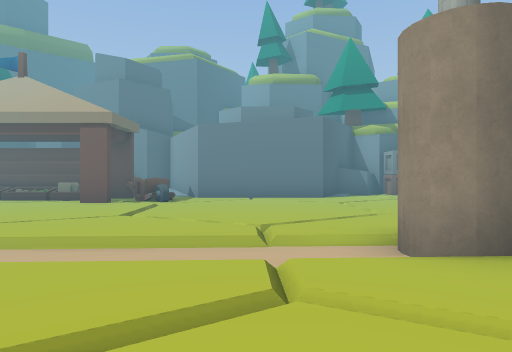
View 1 (above)

13 first-person views from a walk through a 3-D level made in the Unity game engine. The camera is 1.2 m above the floor, looks level and sees 75° across. The floor is counted in squares, 2 m on a side. Each view is taken from the middle of a square. On the plan, view 1 faces up. The plan holds only what a view shows up to about 10 squares ahead; the rest is blank. The place goes on beyond the plan. The player character is not drawn. Some surface patterns are stand-ins.

View 2
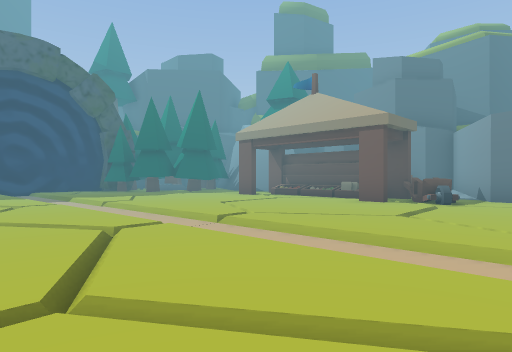

View 3
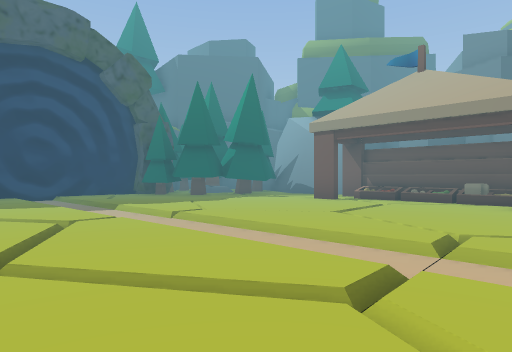

View 4
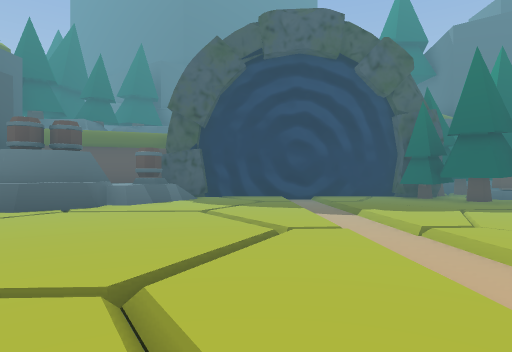

View 5
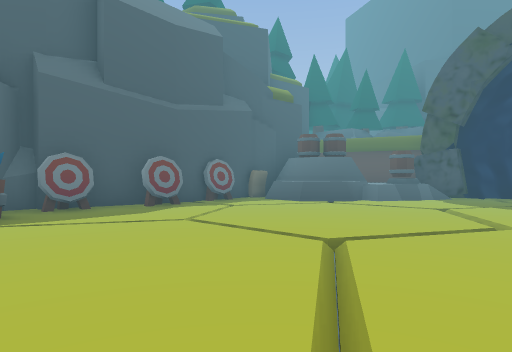

View 6
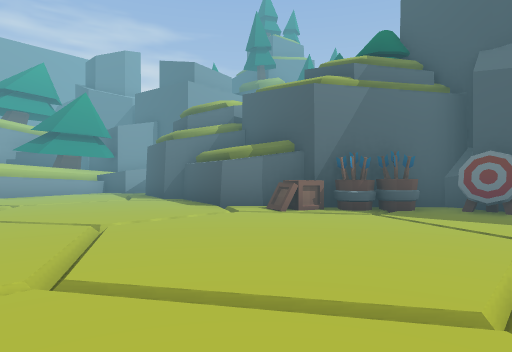

View 7
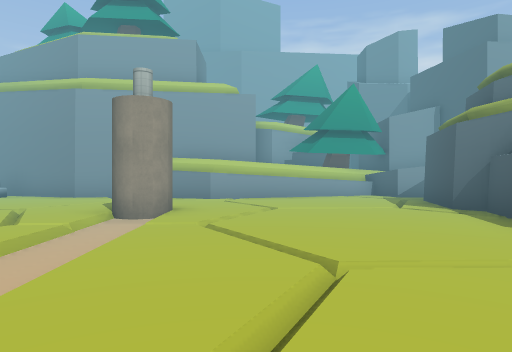

View 8
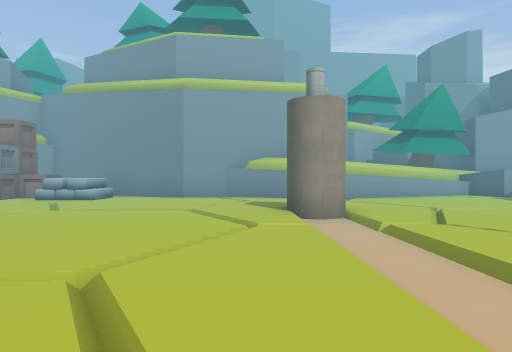

View 9
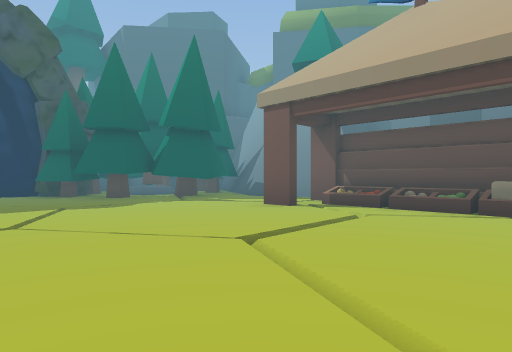

View 10
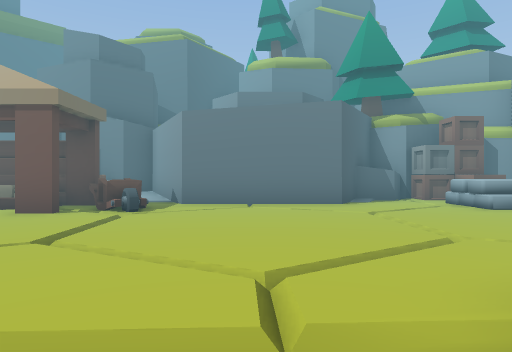

View 11
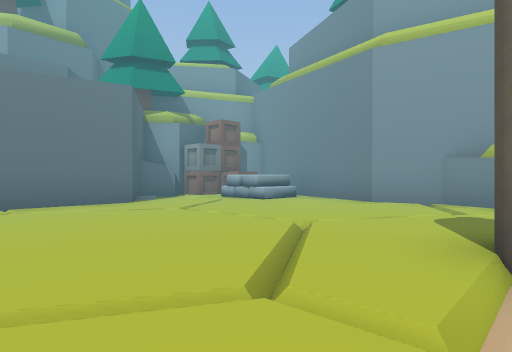

View 12
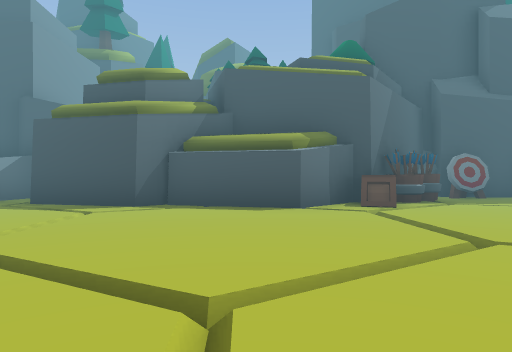

View 13
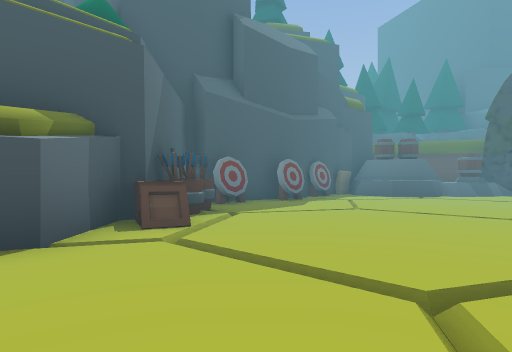

### Floor plan
Key: @ floor where view 1 was taken; # wall or solid block; . main floor; - floor 0.25 m lower than the main floor; : floor 0.75 m higher than the main floor; / step, stairs or slope; = window, fence, low wall or low ledge; ^ raised ledge; C cylinder; T tree; B barrel; U bucket; R crate; O other object.
Columns run from 14 left of view 1 to 7 right of it. Each row starts with its distance up from view 1.
 12                   ###
 11          #      ###R##
 10    ####  ########..RR#
  9   TT#.#O###O#.....O ##
  8  TTT........O..-..//#
  7 TTTT................#
  6 TTTT........-...-...#
  5 #T......-...........#
  4 #...................#
  3 #.......--------C..^#
  2 #----..............##
  1 #.-................^#
  0 #.............@.....#
 -1 #//.................^
 -2 #B:/.............-..^
 -3 ####=.......R######.^
 -4 #####..O..UU##     .^
 -5    ###O######      #
 -6           #

Positions as (right, up) in squares from view 1, and headings:
1: (0, 0), facing up
2: (0, 0), facing up-left
3: (-3, 0), facing up-left
4: (-4, 1), facing left
5: (-3, 2), facing down-left
6: (-6, 2), facing down-right
7: (-4, 1), facing right
8: (-4, 4), facing right
9: (-4, 3), facing up-left
10: (0, 2), facing up
11: (-1, 3), facing up-right
12: (0, 3), facing down
13: (0, 1), facing down-left
